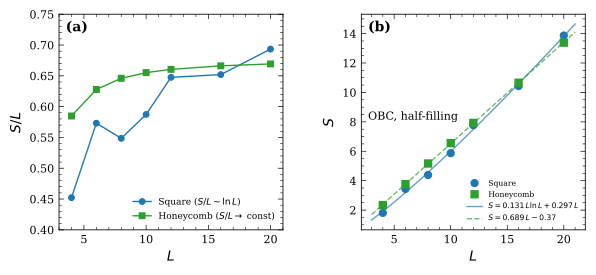

Reproduce this figure in Python.
"""
ee_2d_lattice_fig.py — 2D lattice entanglement entropy comparison (PRB style).

Two panels:
  (a) S/L vs L for square and honeycomb lattices
  (b) S vs L with area-law fit for honeycomb and S ~ L ln L fit for square

Reads:  data/square_2d_data.txt
        data/honeycomb_2d_data.txt
Writes: figs/ee_2d_lattice_fig.{png,pdf}
"""

import numpy as np
import matplotlib.pyplot as plt
import matplotlib as mpl

# ── PRB style ───────────────────────────────────────────────────────────────
mpl.rcParams.update({
    "font.family": "serif",
    "font.serif": ["Times New Roman", "DejaVu Serif"],
    "font.size": 9,
    "axes.labelsize": 10,
    "axes.titlesize": 10,
    "legend.fontsize": 7.5,
    "xtick.labelsize": 8,
    "ytick.labelsize": 8,
    "xtick.direction": "in",
    "ytick.direction": "in",
    "xtick.top": True,
    "ytick.right": True,
    "xtick.minor.visible": True,
    "ytick.minor.visible": True,
    "axes.linewidth": 0.6,
    "xtick.major.width": 0.5,
    "ytick.major.width": 0.5,
    "xtick.minor.width": 0.4,
    "ytick.minor.width": 0.4,
    "xtick.major.size": 3.5,
    "ytick.major.size": 3.5,
    "xtick.minor.size": 2.0,
    "ytick.minor.size": 2.0,
    "lines.linewidth": 1.0,
    "lines.markersize": 4,
    "savefig.dpi": 300,
    "savefig.bbox": "tight",
})

C_sq = "#1F77B4"   # square — blue
C_hc = "#2CA02C"   # honeycomb — green

# ── Load data ───────────────────────────────────────────────────────────────
sq = np.loadtxt("../data/square_2d_data.txt",
                skiprows=1)
hc = np.loadtxt("../data/honeycomb_2d_data.txt",
                skiprows=1)

Ls_sq = sq[:, 0].astype(int)
Ss_sq = sq[:, 2]
SoL_sq = sq[:, 3]

Ls_hc = hc[:, 0].astype(int)
Ss_hc = hc[:, 2]
SoL_hc = hc[:, 3]

# ── Figure ──────────────────────────────────────────────────────────────────
fig, (ax1, ax2) = plt.subplots(1, 2, figsize=(6.8, 2.8),
                                gridspec_kw={"wspace": 0.35})

# ═══════════════════════════════════════════════════════════════════════════
# Panel (a): S/L vs L
# ═══════════════════════════════════════════════════════════════════════════
ax = ax1
ax.plot(Ls_sq, SoL_sq, "o-", color=C_sq, lw=1.0, ms=4, zorder=3,
        label=r"Square ($S/L \sim \ln L$)")
ax.plot(Ls_hc, SoL_hc, "s-", color=C_hc, lw=1.0, ms=4, zorder=3,
        label=r"Honeycomb ($S/L \to$ const)")

ax.set_xlabel("$L$")
ax.set_ylabel("$S / L$")
ax.legend(loc="lower right", frameon=False, fontsize=6.5)
ax.set_xlim(3, 21)
ax.set_ylim(0.4, 0.75)
ax.text(0.03, 0.97, "(a)", transform=ax.transAxes, fontweight="bold",
        va="top", fontsize=10)

# ═══════════════════════════════════════════════════════════════════════════
# Panel (b): S vs L with fits
# ═══════════════════════════════════════════════════════════════════════════
ax = ax2
ax.plot(Ls_sq, Ss_sq, "o", color=C_sq, ms=5, zorder=5, label="Square")
ax.plot(Ls_hc, Ss_hc, "s", color=C_hc, ms=5, zorder=5, label="Honeycomb")

# Fit square: S = a * L * ln(L) + b * L
A_sq = np.column_stack([Ls_sq * np.log(Ls_sq), Ls_sq])
c_sq, *_ = np.linalg.lstsq(A_sq, Ss_sq, rcond=None)
x_smooth = np.linspace(3, 21, 100)
ax.plot(x_smooth, c_sq[0] * x_smooth * np.log(x_smooth) + c_sq[1] * x_smooth,
        "-", color=C_sq, lw=1.0, alpha=0.7,
        label=rf"$S = {c_sq[0]:.3f}\,L\ln L {c_sq[1]:+.3f}\,L$")

# Fit honeycomb: S = a * L + b
A_hc = np.column_stack([Ls_hc, np.ones(len(Ls_hc))])
c_hc, *_ = np.linalg.lstsq(A_hc, Ss_hc, rcond=None)
ax.plot(x_smooth, c_hc[0] * x_smooth + c_hc[1], "--", color=C_hc, lw=1.0,
        alpha=0.7, label=rf"$S = {c_hc[0]:.3f}\,L {c_hc[1]:+.2f}$")

ax.set_xlabel("$L$")
ax.set_ylabel("$S$")
ax.legend(loc="lower right", frameon=False, fontsize=5.5)
ax.text(0.03, 0.55, "OBC, half-filling", transform=ax.transAxes,
        va="top", ha="left", fontsize=8)
ax.text(0.03, 0.97, "(b)", transform=ax.transAxes, fontweight="bold",
        va="top", fontsize=10)

# ── Save ────────────────────────────────────────────────────────────────────
fig.savefig("ee_2d_lattice_fig.png")
fig.savefig("ee_2d_lattice_fig.pdf")
print("Saved ee_2d_lattice_fig.png and ee_2d_lattice_fig.pdf")
